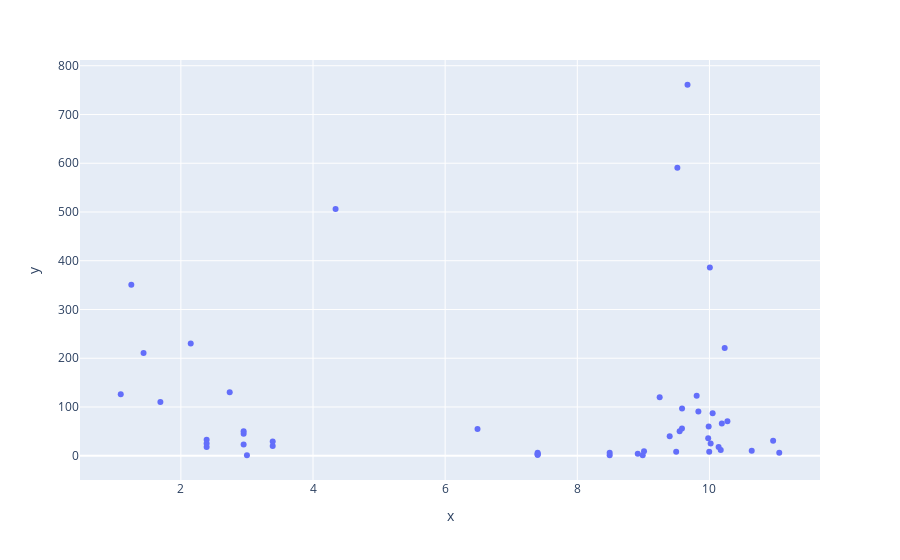

The notebook cell this image was saved under:
### Code cell
px.scatter(x=df_price, y=df_ordered, hover_name=df_price.index)

### Figure 1 — Plotly figure (JSON) as saved in the notebook; plotly's stock layout.template omitted (floating-point values rounded to 4 significant figures)
{"data": [{"hovertemplate": "<b>%{hovertext}</b><br><br>x=%{x}<br>y=%{y}<extra></extra>", "hovertext": ["6 Pack Soft Drink", "Barbacoa Bowl", "Barbacoa Burrito", "Barbacoa Crispy Tacos", "Barbacoa Salad Bowl", "Barbacoa Soft Tacos", "Bottled Water", "Bowl", "Burrito", "Canned Soda", "Canned Soft Drink", "Carnitas Bowl", "Carnitas Burrito", "Carnitas Crispy Tacos", "Carnitas Salad", "Carnitas Salad Bowl", "Carnitas Soft Tacos", "Chicken Bowl", "Chicken Burrito", "Chicken Crispy Tacos", "Chicken Salad", "Chicken Salad Bowl", "Chicken Soft Tacos", "Chips", "Chips and Fresh Tomato Salsa", "Chips and Guacamole", "Chips and Mild Fresh Tomato Salsa", "Chips and Roasted Chili Corn Salsa", "Chips and Roasted Chili-Corn Salsa", "Chips and Tomatillo Green Chili Salsa", "Chips and Tomatillo Red Chili Salsa", "Chips and Tomatillo-Green Chili Salsa", "Chips and Tomatillo-Red Chili Salsa", "Crispy Tacos", "Izze", "Nantucket Nectar", "Salad", "Side of Chips", "Steak Bowl", "Steak Burrito", "Steak Crispy Tacos", "Steak Salad", "Steak Salad Bowl", "Steak Soft Tacos", "Veggie Bowl", "Veggie Burrito", "Veggie Crispy Tacos", "Veggie Salad", "Veggie Salad Bowl", "Veggie Soft Tacos"], "legendgroup": "", "marker": {"color": "#636efa", "symbol": "circle"}, "mode": "markers", "name": "", "orientation": "v", "showlegend": false, "type": "scatter", "x": [6.49, 10.19, 9.832, 10.17, 10.64, 10.02, 1.435, 7.4, 7.4, 1.09, 1.25, 10.27, 9.988, 9.997, 8.99, 11.06, 9.399, 9.668, 9.515, 9.549, 9.01, 9.807, 9.247, 2.149, 2.739, 4.342, 3, 2.95, 2.39, 2.95, 2.95, 2.39, 2.39, 7.4, 3.39, 3.39, 7.4, 1.69, 10.23, 10.01, 9.981, 8.915, 10.96, 9.584, 10.05, 9.585, 8.49, 8.49, 10.14, 9.497], "xaxis": "x", "y": [55, 66, 91, 12, 10, 25, 211, 4, 6, 126, 351, 71, 60, 8, 1, 6, 40, 761, 591, 50, 9, 123, 120, 230, 130, 506, 1, 23, 18, 45, 50, 33, 25, 2, 20, 29, 2, 110, 221, 386, 36, 4, 31, 56, 87, 97, 1, 6, 18, 8], "yaxis": "y"}], "layout": {"autosize": true, "legend": {"tracegroupgap": 0}, "margin": {"t": 60}, "xaxis": {"anchor": "y", "autorange": true, "domain": [0, 1], "range": [0.4886, 11.66], "title": {"text": "x"}, "type": "linear"}, "yaxis": {"anchor": "x", "autorange": true, "domain": [0, 1], "range": [-57.85, 819.8], "title": {"text": "y"}, "type": "linear"}}}
